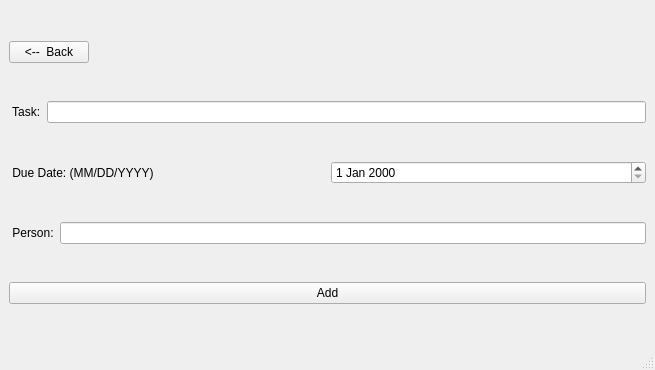
<?xml version="1.0" encoding="UTF-8"?>
<ui version="4.0">
 <class>Window_add</class>
 <widget class="QMainWindow" name="Window_add">
  <property name="geometry">
   <rect>
    <x>0</x>
    <y>0</y>
    <width>655</width>
    <height>370</height>
   </rect>
  </property>
  <property name="windowTitle">
   <string>Adding</string>
  </property>
  <widget class="QWidget" name="centralwidget">
   <layout class="QVBoxLayout" name="verticalLayout">
    <item>
     <widget class="QPushButton" name="btn_back">
      <property name="sizePolicy">
       <sizepolicy hsizetype="Fixed" vsizetype="Fixed">
        <horstretch>0</horstretch>
        <verstretch>0</verstretch>
       </sizepolicy>
      </property>
      <property name="text">
       <string>&lt;--  Back</string>
      </property>
     </widget>
    </item>
    <item>
     <layout class="QHBoxLayout" name="horizontalLayout">
      <item>
       <widget class="QLabel" name="label">
        <property name="text">
         <string> Task:</string>
        </property>
       </widget>
      </item>
      <item>
       <widget class="QLineEdit" name="le_task"/>
      </item>
     </layout>
    </item>
    <item>
     <layout class="QHBoxLayout" name="horizontalLayout_2">
      <item>
       <widget class="QLabel" name="label_2">
        <property name="text">
         <string> Due Date: (MM/DD/YYYY)</string>
        </property>
       </widget>
      </item>
      <item>
       <widget class="QDateEdit" name="de_duedate"/>
      </item>
     </layout>
    </item>
    <item>
     <layout class="QHBoxLayout" name="horizontalLayout_3">
      <item>
       <widget class="QLabel" name="label_3">
        <property name="text">
         <string> Person:</string>
        </property>
       </widget>
      </item>
      <item>
       <widget class="QLineEdit" name="le_person"/>
      </item>
     </layout>
    </item>
    <item>
     <widget class="QPushButton" name="btn_add">
      <property name="text">
       <string>Add</string>
      </property>
     </widget>
    </item>
   </layout>
  </widget>
  <widget class="QMenuBar" name="menubar">
   <property name="geometry">
    <rect>
     <x>0</x>
     <y>0</y>
     <width>655</width>
     <height>21</height>
    </rect>
   </property>
  </widget>
  <widget class="QStatusBar" name="statusbar"/>
 </widget>
 <resources/>
 <connections/>
</ui>
